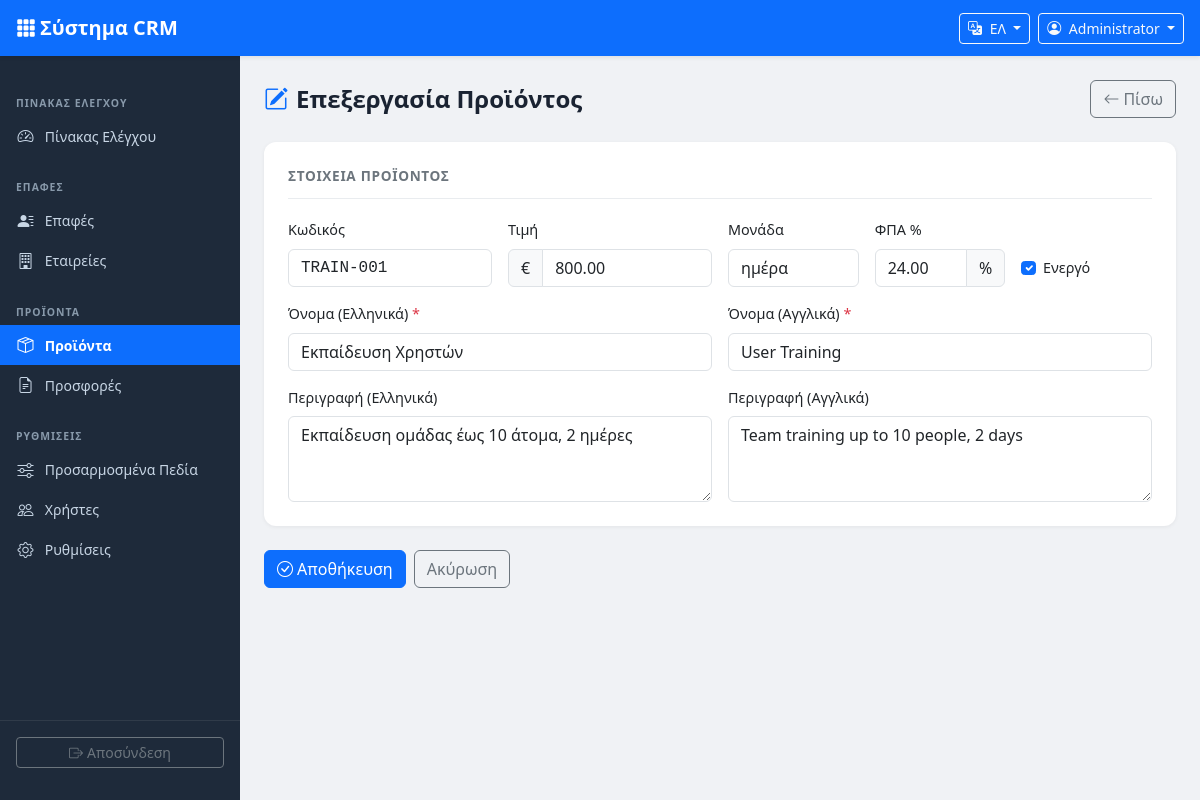
/products/edit.php?id=3 (signed in), run on the app's committed database.
### tables this page shows
CREATE TABLE IF NOT EXISTS products (
    id INT UNSIGNED AUTO_INCREMENT PRIMARY KEY,
    code VARCHAR(50) DEFAULT NULL,
    name_el VARCHAR(200) NOT NULL,
    name_en VARCHAR(200) NOT NULL,
    description_el TEXT DEFAULT NULL,
    description_en TEXT DEFAULT NULL,
    price DECIMAL(10,2) NOT NULL DEFAULT 0.00,
    unit VARCHAR(30) DEFAULT 'τεμ.',
    vat_rate DECIMAL(5,2) NOT NULL DEFAULT 24.00,
    active TINYINT(1) NOT NULL DEFAULT 1,
    created_by INT UNSIGNED DEFAULT NULL,
    created_at TIMESTAMP DEFAULT CURRENT_TIMESTAMP,
    updated_at TIMESTAMP DEFAULT CURRENT_TIMESTAMP ON UPDATE CURRENT_TIMESTAMP,
    FOREIGN KEY (created_by) REFERENCES users(id) ON DELETE SET NULL
);

CREATE TABLE IF NOT EXISTS settings (
    id INT UNSIGNED AUTO_INCREMENT PRIMARY KEY,
    setting_key VARCHAR(50) NOT NULL UNIQUE,
    setting_value TEXT DEFAULT NULL,
    updated_at TIMESTAMP DEFAULT CURRENT_TIMESTAMP ON UPDATE CURRENT_TIMESTAMP
);

### includes/functions.php (called while the page is built, shortened)
<?php
require_once __DIR__ . '/db.php';
function getLang(): array {
    static $lang = null;
    if ($lang !== null) return $lang;
    $code = $_SESSION['user_lang'] ?? DEFAULT_LANG;
    $file = __DIR__ . '/../lang/' . $code . '.php';
    $lang = require $file;
    return $lang;
}
function t(string $key, string $fallback = ''): string {
    $lang = getLang();
    return $lang[$key] ?? ($fallback ?: $key);
}
function e(mixed $val): string {
    return htmlspecialchars((string)$val, ENT_QUOTES | ENT_SUBSTITUTE, 'UTF-8');
}
function intParam(string $key, int $default = 0): int {
    $val = $_GET[$key] ?? $_POST[$key] ?? $default;
    return (int)$val;
}

### includes/db.php (called while the page is built, shortened)
<?php
function getDB(): PDO {
    static $pdo = null;
    if ($pdo === null) {
        try {
            $dsn = 'mysql:host=' . DB_HOST . ';port=' . DB_PORT . ';dbname=' . DB_NAME . ';charset=' . DB_CHARSET;
            $options = [
                PDO::ATTR_ERRMODE            => PDO::ERRMODE_EXCEPTION,
                PDO::ATTR_DEFAULT_FETCH_MODE => PDO::FETCH_ASSOC,
                PDO::ATTR_EMULATE_PREPARES   => false,
                PDO::MYSQL_ATTR_INIT_COMMAND => "SET NAMES utf8mb4 COLLATE utf8mb4_unicode_ci"
            ];
            $pdo = new PDO($dsn, DB_USER, DB_PASS, $options);
        } catch (PDOException $e) {
            die('<div style="font-family:sans-serif;padding:20px;color:red;"><h2>Database Connection Error</h2><p>' . htmlspecialchars($e->getMessage()) . '</p><p>Please check your config.php settings.</p></div>');
        }
    }
    return $pdo;
}
function getSetting(string $key, string $default = ''): string {
    try {
        $db = getDB();
        $stmt = $db->prepare('SELECT setting_value FROM settings WHERE setting_key = ?');
        $stmt->execute([$key]);
        $row = $stmt->fetch();
        return ($row !== false && $row['setting_value'] !== null) ? $row['setting_value'] : $default;
    } catch (Exception $e) {
        return $default;
    }
}

### products/edit.php (the view, shortened to what this page needs)
<?php
require_once __DIR__ . '/../includes/header.php';
$db  = getDB();
$id  = intParam('id');
$stmt = $db->prepare('SELECT * FROM products WHERE id = ?');
$stmt->execute([$id]);
$product = $stmt->fetch();
$values = $product;
?>
<div class="page-header">
    <h1><i class="bi bi-pencil-square me-2 text-primary"></i><?= e(t('edit_product')) ?></h1>
    <a href="<?= APP_URL ?>/products/view.php?id=<?= $id ?>" class="btn btn-outline-secondary">
        <i class="bi bi-arrow-left me-1"></i><?= e(t('back')) ?>
    </a>
</div>
<form method="post" action="">
    <div class="form-section">
        <div class="form-section-title"><?= e(t('product_details')) ?></div>
        <div class="row g-3">
            <div class="col-md-3">
                <label class="form-label"><?= e(t('product_code')) ?></label>
                <input type="text" class="form-control font-monospace" name="code" value="<?= e($values['code']) ?>">
            </div>
            <div class="col-md-3">
                <label class="form-label"><?= e(t('price')) ?></label>
                <div class="input-group">
                    <span class="input-group-text"><?= getSetting('currency_symbol', '€') ?></span>
                    <input type="number" class="form-control" name="price" value="<?= e($values['price']) ?>" step="0.01" min="0">
                </div>
            </div>
            <div class="col-md-2">
                <label class="form-label"><?= e(t('unit')) ?></label>
                <input type="text" class="form-control" name="unit" value="<?= e($values['unit']) ?>">
            </div>
            <div class="col-md-2">
                <label class="form-label"><?= e(t('vat_rate')) ?></label>
                <div class="input-group">
                    <input type="number" class="form-control" name="vat_rate" value="<?= e($values['vat_rate']) ?>" step="0.01" min="0" max="100">
                    <span class="input-group-text">%</span>
                </div>
            </div>
            <div class="col-md-2 d-flex align-items-end pb-1">
                <div class="form-check">
                    <input type="checkbox" class="form-check-input" name="active" id="active" <?= $values['active'] ? 'checked' : '' ?>>
                    <label class="form-check-label" for="active"><?= e(t('active')) ?></label>
                </div>
            </div>
            <div class="col-md-6">
                <label class="form-label"><?= e(t('name_el')) ?> <span class="text-danger">*</span></label>
                <input type="text" class="form-control" name="name_el" value="<?= e($values['name_el']) ?>" required>
            </div>
            <div class="col-md-6">
                <label class="form-label"><?= e(t('name_en')) ?> <span class="text-danger">*</span></label>
                <input type="text" class="form-control" name="name_en" value="<?= e($values['name_en']) ?>" required>
            </div>
            <div class="col-md-6">
                <label class="form-label"><?= e(t('description_el')) ?></label>
                <textarea class="form-control" name="description_el" rows="3"><?= e($values['description_el']) ?></textarea>
            </div>
            <div class="col-md-6">
                <label class="form-label"><?= e(t('description_en')) ?></label>
                <textarea class="form-control" name="description_en" rows="3"><?= e($values['description_en']) ?></textarea>
            </div>
        </div>
    </div>
    <div class="d-flex gap-2">
        <button type="submit" class="btn btn-primary"><i class="bi bi-check-circle me-1"></i><?= e(t('save')) ?></button>
        <a href="<?= APP_URL ?>/products/view.php?id=<?= $id ?>" class="btn btn-outline-secondary"><?= e(t('cancel')) ?></a>
    </div>
</form>
<?php require_once __DIR__ . '/../includes/footer.php'; ?>

### assets/css/style.css (style rules this page uses)
:root { --sidebar-width: 240px; --navbar-height: 56px; --sidebar-bg: #1e2a3a; --sidebar-hover: #2d3f55; --sidebar-active: #0d6efd; --sidebar-text: #c8d6e5; --sidebar-section: #8899aa; }
body.crm-body { background-color: #f0f2f5; font-family: 'Segoe UI', system-ui, -apple-system, sans-serif; font-size: 0.9rem; }
.page-header { display: flex; align-items: center; justify-content: space-between; margin-bottom: 1.5rem; flex-wrap: wrap; gap: 0.75rem; }
.page-header h1 { font-size: 1.5rem; font-weight: 700; color: #1a2332; margin: 0; }
.form-section { background: #fff; border-radius: 12px; padding: 1.5rem; margin-bottom: 1.5rem; box-shadow: 0 1px 4px rgba(0,0,0,0.06); }
.form-section-title { font-size: 0.85rem; font-weight: 700; text-transform: uppercase; letter-spacing: 0.05em; color: #6c757d; margin-bottom: 1.25rem; padding-bottom: 0.75rem; border-bottom: 1px solid #e9ecef; }

### data on the page
products: code "TRAIN-001", price "800.00", unit "ημέρα", vat_rate "24.00", active "☑", name_el "Εκπαίδευση Χρηστών", name_en "User Training", description_el "Εκπαίδευση ομάδας έως 10 άτομα, 2 ημέρες", description_en "Team training up to 10 people, 2 days"
settings: setting_value "€"

### other printed values
t('app_name') "Σύστημα CRM"
$currentUser['name'] "Administrator"
t('dashboard') "ΠΊΝΑΚΑΣ ΕΛΈΓΧΟΥ"
t('dashboard') "Πίνακας Ελέγχου"
t('contacts') "ΕΠΑΦΈΣ"
t('contacts') "Επαφές"
t('companies') "Εταιρείες"
t('products') "ΠΡΟΪΌΝΤΑ"
t('products') "Προϊόντα"
t('offers') "Προσφορές"
t('settings') "ΡΥΘΜΊΣΕΙΣ"
t('custom_fields') "Προσαρμοσμένα Πεδία"
t('users') "Χρήστες"
t('settings') "Ρυθμίσεις"
t('logout') "Αποσύνδεση"
